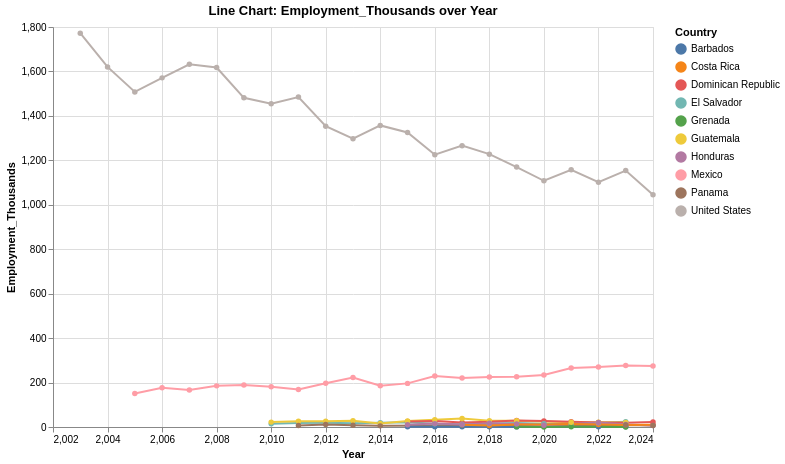

The Vega-Lite source for this figure:
### Vega-Lite specification from a JSON file in a GitHub repository (floating-point values rounded to 4 significant figures)
{"$schema": "https://vega.github.io/schema/vega-lite/v5.json", "title": "Line Chart: Employment_Thousands over Year", "width": 600, "height": 400, "data": {"values": [{"Country": "United States", "Country_Code": "USA", "Year": 2003, "Employment_Thousands": 1772.0, "Continent": "North America"}, {"Country": "United States", "Country_Code": "USA", "Year": 2004, "Employment_Thousands": 1620.0, "Continent": "North America"}, {"Country": "Mexico", "Country_Code": "MEX", "Year": 2005, "Employment_Thousands": 150.5, "Continent": "North America"}, {"Country": "United States", "Country_Code": "USA", "Year": 2005, "Employment_Thousands": 1508.0, "Continent": "North America"}, {"Country": "Mexico", "Country_Code": "MEX", "Year": 2006, "Employment_Thousands": 176.4, "Continent": "North America"}, {"Country": "United States", "Country_Code": "USA", "Year": 2006, "Employment_Thousands": 1571.0, "Continent": "North America"}, {"Country": "Mexico", "Country_Code": "MEX", "Year": 2007, "Employment_Thousands": 166.0, "Continent": "North America"}, {"Country": "United States", "Country_Code": "USA", "Year": 2007, "Employment_Thousands": 1632.0, "Continent": "North America"}, {"Country": "Mexico", "Country_Code": "MEX", "Year": 2008, "Employment_Thousands": 185.1, "Continent": "North America"}, {"Country": "United States", "Country_Code": "USA", "Year": 2008, "Employment_Thousands": 1618.0, "Continent": "North America"}, {"Country": "Mexico", "Country_Code": "MEX", "Year": 2009, "Employment_Thousands": 189.4, "Continent": "North America"}, {"Country": "United States", "Country_Code": "USA", "Year": 2009, "Employment_Thousands": 1481.0, "Continent": "North America"}, {"Country": "El Salvador", "Country_Code": "SLV", "Year": 2010, "Employment_Thousands": 14.09, "Continent": "North America"}, {"Country": "Guatemala", "Country_Code": "GTM", "Year": 2010, "Employment_Thousands": 21.99, "Continent": "North America"}, {"Country": "Mexico", "Country_Code": "MEX", "Year": 2010, "Employment_Thousands": 181.0, "Continent": "North America"}, {"Country": "United States", "Country_Code": "USA", "Year": 2010, "Employment_Thousands": 1455.0, "Continent": "North America"}, {"Country": "El Salvador", "Country_Code": "SLV", "Year": 2011, "Employment_Thousands": 17.97, "Continent": "North America"}, {"Country": "Guatemala", "Country_Code": "GTM", "Year": 2011, "Employment_Thousands": 25.58, "Continent": "North America"}, {"Country": "Mexico", "Country_Code": "MEX", "Year": 2011, "Employment_Thousands": 169.0, "Continent": "North America"}, {"Country": "Panama", "Country_Code": "PAN", "Year": 2011, "Employment_Thousands": 6.775, "Continent": "North America"}, {"Country": "United States", "Country_Code": "USA", "Year": 2011, "Employment_Thousands": 1485.0, "Continent": "North America"}, {"Country": "El Salvador", "Country_Code": "SLV", "Year": 2012, "Employment_Thousands": 18.77, "Continent": "North America"}, {"Country": "Guatemala", "Country_Code": "GTM", "Year": 2012, "Employment_Thousands": 25.92, "Continent": "North America"}, {"Country": "Mexico", "Country_Code": "MEX", "Year": 2012, "Employment_Thousands": 197.0, "Continent": "North America"}, {"Country": "Panama", "Country_Code": "PAN", "Year": 2012, "Employment_Thousands": 10.84, "Continent": "North America"}, {"Country": "United States", "Country_Code": "USA", "Year": 2012, "Employment_Thousands": 1354.0, "Continent": "North America"}, {"Country": "El Salvador", "Country_Code": "SLV", "Year": 2013, "Employment_Thousands": 17.19, "Continent": "North America"}, {"Country": "Guatemala", "Country_Code": "GTM", "Year": 2013, "Employment_Thousands": 28.65, "Continent": "North America"}, {"Country": "Mexico", "Country_Code": "MEX", "Year": 2013, "Employment_Thousands": 222.9, "Continent": "North America"}, {"Country": "Panama", "Country_Code": "PAN", "Year": 2013, "Employment_Thousands": 8.236, "Continent": "North America"}, {"Country": "United States", "Country_Code": "USA", "Year": 2013, "Employment_Thousands": 1297.0, "Continent": "North America"}, {"Country": "El Salvador", "Country_Code": "SLV", "Year": 2014, "Employment_Thousands": 18.98, "Continent": "North America"}, {"Country": "Guatemala", "Country_Code": "GTM", "Year": 2014, "Employment_Thousands": 15.94, "Continent": "North America"}, {"Country": "Mexico", "Country_Code": "MEX", "Year": 2014, "Employment_Thousands": 185.9, "Continent": "North America"}, {"Country": "Panama", "Country_Code": "PAN", "Year": 2014, "Employment_Thousands": 5.089, "Continent": "North America"}, {"Country": "United States", "Country_Code": "USA", "Year": 2014, "Employment_Thousands": 1357.0, "Continent": "North America"}, {"Country": "Barbados", "Country_Code": "BRB", "Year": 2015, "Employment_Thousands": 1.415, "Continent": "North America"}, {"Country": "Dominican Republic", "Country_Code": "DOM", "Year": 2015, "Employment_Thousands": 24.29, "Continent": "North America"}, {"Country": "El Salvador", "Country_Code": "SLV", "Year": 2015, "Employment_Thousands": 21.74, "Continent": "North America"}, {"Country": "Guatemala", "Country_Code": "GTM", "Year": 2015, "Employment_Thousands": 26.75, "Continent": "North America"}, {"Country": "Honduras", "Country_Code": "HND", "Year": 2015, "Employment_Thousands": 9.674, "Continent": "North America"}, {"Country": "Mexico", "Country_Code": "MEX", "Year": 2015, "Employment_Thousands": 196.3, "Continent": "North America"}, {"Country": "United States", "Country_Code": "USA", "Year": 2015, "Employment_Thousands": 1325.0, "Continent": "North America"}, {"Country": "Barbados", "Country_Code": "BRB", "Year": 2016, "Employment_Thousands": 0.929, "Continent": "North America"}, {"Country": "Dominican Republic", "Country_Code": "DOM", "Year": 2016, "Employment_Thousands": 27.32, "Continent": "North America"}, {"Country": "El Salvador", "Country_Code": "SLV", "Year": 2016, "Employment_Thousands": 14.89, "Continent": "North America"}, {"Country": "Guatemala", "Country_Code": "GTM", "Year": 2016, "Employment_Thousands": 32.29, "Continent": "North America"}, {"Country": "Honduras", "Country_Code": "HND", "Year": 2016, "Employment_Thousands": 15.19, "Continent": "North America"}, {"Country": "Mexico", "Country_Code": "MEX", "Year": 2016, "Employment_Thousands": 229.2, "Continent": "North America"}, {"Country": "United States", "Country_Code": "USA", "Year": 2016, "Employment_Thousands": 1226.0, "Continent": "North America"}, {"Country": "Barbados", "Country_Code": "BRB", "Year": 2017, "Employment_Thousands": 1.162, "Continent": "North America"}, {"Country": "Costa Rica", "Country_Code": "CRI", "Year": 2017, "Employment_Thousands": 10.15, "Continent": "North America"}, {"Country": "Dominican Republic", "Country_Code": "DOM", "Year": 2017, "Employment_Thousands": 20.55, "Continent": "North America"}, {"Country": "El Salvador", "Country_Code": "SLV", "Year": 2017, "Employment_Thousands": 12.54, "Continent": "North America"}, {"Country": "Guatemala", "Country_Code": "GTM", "Year": 2017, "Employment_Thousands": 38.6, "Continent": "North America"}, {"Country": "Honduras", "Country_Code": "HND", "Year": 2017, "Employment_Thousands": 11.79, "Continent": "North America"}, {"Country": "Mexico", "Country_Code": "MEX", "Year": 2017, "Employment_Thousands": 220.0, "Continent": "North America"}, {"Country": "United States", "Country_Code": "USA", "Year": 2017, "Employment_Thousands": 1266.0, "Continent": "North America"}, {"Country": "Barbados", "Country_Code": "BRB", "Year": 2018, "Employment_Thousands": 0.59, "Continent": "North America"}, {"Country": "Costa Rica", "Country_Code": "CRI", "Year": 2018, "Employment_Thousands": 6.926, "Continent": "North America"}, {"Country": "Dominican Republic", "Country_Code": "DOM", "Year": 2018, "Employment_Thousands": 23.56, "Continent": "North America"}, {"Country": "El Salvador", "Country_Code": "SLV", "Year": 2018, "Employment_Thousands": 16.08, "Continent": "North America"}, {"Country": "Guatemala", "Country_Code": "GTM", "Year": 2018, "Employment_Thousands": 28.29, "Continent": "North America"}, {"Country": "Honduras", "Country_Code": "HND", "Year": 2018, "Employment_Thousands": 17.02, "Continent": "North America"}, {"Country": "Mexico", "Country_Code": "MEX", "Year": 2018, "Employment_Thousands": 224.7, "Continent": "North America"}, {"Country": "United States", "Country_Code": "USA", "Year": 2018, "Employment_Thousands": 1228.0, "Continent": "North America"}, {"Country": "Barbados", "Country_Code": "BRB", "Year": 2019, "Employment_Thousands": 0.536, "Continent": "North America"}, {"Country": "Costa Rica", "Country_Code": "CRI", "Year": 2019, "Employment_Thousands": 10.86, "Continent": "North America"}, {"Country": "Dominican Republic", "Country_Code": "DOM", "Year": 2019, "Employment_Thousands": 29.74, "Continent": "North America"}, {"Country": "El Salvador", "Country_Code": "SLV", "Year": 2019, "Employment_Thousands": 17.85, "Continent": "North America"}, {"Country": "Grenada", "Country_Code": "GRD", "Year": 2019, "Employment_Thousands": 1.038, "Continent": "North America"}, {"Country": "Guatemala", "Country_Code": "GTM", "Year": 2019, "Employment_Thousands": 28.37, "Continent": "North America"}, {"Country": "Honduras", "Country_Code": "HND", "Year": 2019, "Employment_Thousands": 13.78, "Continent": "North America"}, {"Country": "Mexico", "Country_Code": "MEX", "Year": 2019, "Employment_Thousands": 225.6, "Continent": "North America"}, {"Country": "United States", "Country_Code": "USA", "Year": 2019, "Employment_Thousands": 1170.0, "Continent": "North America"}, {"Country": "Costa Rica", "Country_Code": "CRI", "Year": 2020, "Employment_Thousands": 11.67, "Continent": "North America"}, {"Country": "Dominican Republic", "Country_Code": "DOM", "Year": 2020, "Employment_Thousands": 27.23, "Continent": "North America"}, {"Country": "El Salvador", "Country_Code": "SLV", "Year": 2020, "Employment_Thousands": 15.02, "Continent": "North America"}, {"Country": "Grenada", "Country_Code": "GRD", "Year": 2020, "Employment_Thousands": 0.477, "Continent": "North America"}, {"Country": "Honduras", "Country_Code": "HND", "Year": 2020, "Employment_Thousands": 8.022, "Continent": "North America"}, {"Country": "Mexico", "Country_Code": "MEX", "Year": 2020, "Employment_Thousands": 234.2, "Continent": "North America"}, {"Country": "United States", "Country_Code": "USA", "Year": 2020, "Employment_Thousands": 1108.0, "Continent": "North America"}, {"Country": "Costa Rica", "Country_Code": "CRI", "Year": 2021, "Employment_Thousands": 13.64, "Continent": "North America"}, {"Country": "Dominican Republic", "Country_Code": "DOM", "Year": 2021, "Employment_Thousands": 23.71, "Continent": "North America"}, {"Country": "El Salvador", "Country_Code": "SLV", "Year": 2021, "Employment_Thousands": 13.5, "Continent": "North America"}, {"Country": "Grenada", "Country_Code": "GRD", "Year": 2021, "Employment_Thousands": 0.729, "Continent": "North America"}, {"Country": "Guatemala", "Country_Code": "GTM", "Year": 2021, "Employment_Thousands": 21.67, "Continent": "North America"}, {"Country": "Mexico", "Country_Code": "MEX", "Year": 2021, "Employment_Thousands": 265.8, "Continent": "North America"}, {"Country": "United States", "Country_Code": "USA", "Year": 2021, "Employment_Thousands": 1157.0, "Continent": "North America"}, {"Country": "Barbados", "Country_Code": "BRB", "Year": 2022, "Employment_Thousands": 0.809, "Continent": "North America"}, {"Country": "Costa Rica", "Country_Code": "CRI", "Year": 2022, "Employment_Thousands": 11.42, "Continent": "North America"}, {"Country": "Dominican Republic", "Country_Code": "DOM", "Year": 2022, "Employment_Thousands": 20.29, "Continent": "North America"}, {"Country": "El Salvador", "Country_Code": "SLV", "Year": 2022, "Employment_Thousands": 19.17, "Continent": "North America"}, {"Country": "Guatemala", "Country_Code": "GTM", "Year": 2022, "Employment_Thousands": 21.62, "Continent": "North America"}, {"Country": "Honduras", "Country_Code": "HND", "Year": 2022, "Employment_Thousands": 20.54, "Continent": "North America"}, {"Country": "Mexico", "Country_Code": "MEX", "Year": 2022, "Employment_Thousands": 270.1, "Continent": "North America"}, {"Country": "United States", "Country_Code": "USA", "Year": 2022, "Employment_Thousands": 1102.0, "Continent": "North America"}, {"Country": "Barbados", "Country_Code": "BRB", "Year": 2023, "Employment_Thousands": 0.854, "Continent": "North America"}, {"Country": "Costa Rica", "Country_Code": "CRI", "Year": 2023, "Employment_Thousands": 8.876, "Continent": "North America"}, {"Country": "Dominican Republic", "Country_Code": "DOM", "Year": 2023, "Employment_Thousands": 18.76, "Continent": "North America"}, {"Country": "El Salvador", "Country_Code": "SLV", "Year": 2023, "Employment_Thousands": 24.17, "Continent": "North America"}, {"Country": "Grenada", "Country_Code": "GRD", "Year": 2023, "Employment_Thousands": 0.173, "Continent": "North America"}, {"Country": "Guatemala", "Country_Code": "GTM", "Year": 2023, "Employment_Thousands": 19.88, "Continent": "North America"}, {"Country": "Honduras", "Country_Code": "HND", "Year": 2023, "Employment_Thousands": 11.73, "Continent": "North America"}, {"Country": "Mexico", "Country_Code": "MEX", "Year": 2023, "Employment_Thousands": 276.5, "Continent": "North America"}, {"Country": "Panama", "Country_Code": "PAN", "Year": 2023, "Employment_Thousands": 9.217, "Continent": "North America"}, {"Country": "United States", "Country_Code": "USA", "Year": 2023, "Employment_Thousands": 1154.0, "Continent": "North America"}, {"Country": "Costa Rica", "Country_Code": "CRI", "Year": 2024, "Employment_Thousands": 10.04, "Continent": "North America"}, {"Country": "Dominican Republic", "Country_Code": "DOM", "Year": 2024, "Employment_Thousands": 22.01, "Continent": "North America"}, {"Country": "Honduras", "Country_Code": "HND", "Year": 2024, "Employment_Thousands": 7.048, "Continent": "North America"}, {"Country": "Mexico", "Country_Code": "MEX", "Year": 2024, "Employment_Thousands": 274.8, "Continent": "North America"}, {"Country": "Panama", "Country_Code": "PAN", "Year": 2024, "Employment_Thousands": 6.568, "Continent": "North America"}, {"Country": "United States", "Country_Code": "USA", "Year": 2024, "Employment_Thousands": 1045.0, "Continent": "North America"}]}, "mark": {"type": "line", "point": true}, "encoding": {"x": {"field": "Year", "type": "quantitative", "scale": {}}, "y": {"field": "Employment_Thousands", "type": "quantitative", "scale": {}}, "color": {"field": "Country", "type": "nominal"}, "tooltip": [{"field": "Year", "type": "quantitative"}, {"field": "Employment_Thousands", "type": "quantitative"}, {"field": "Country", "type": "nominal"}]}, "transform": [], "params": []}
